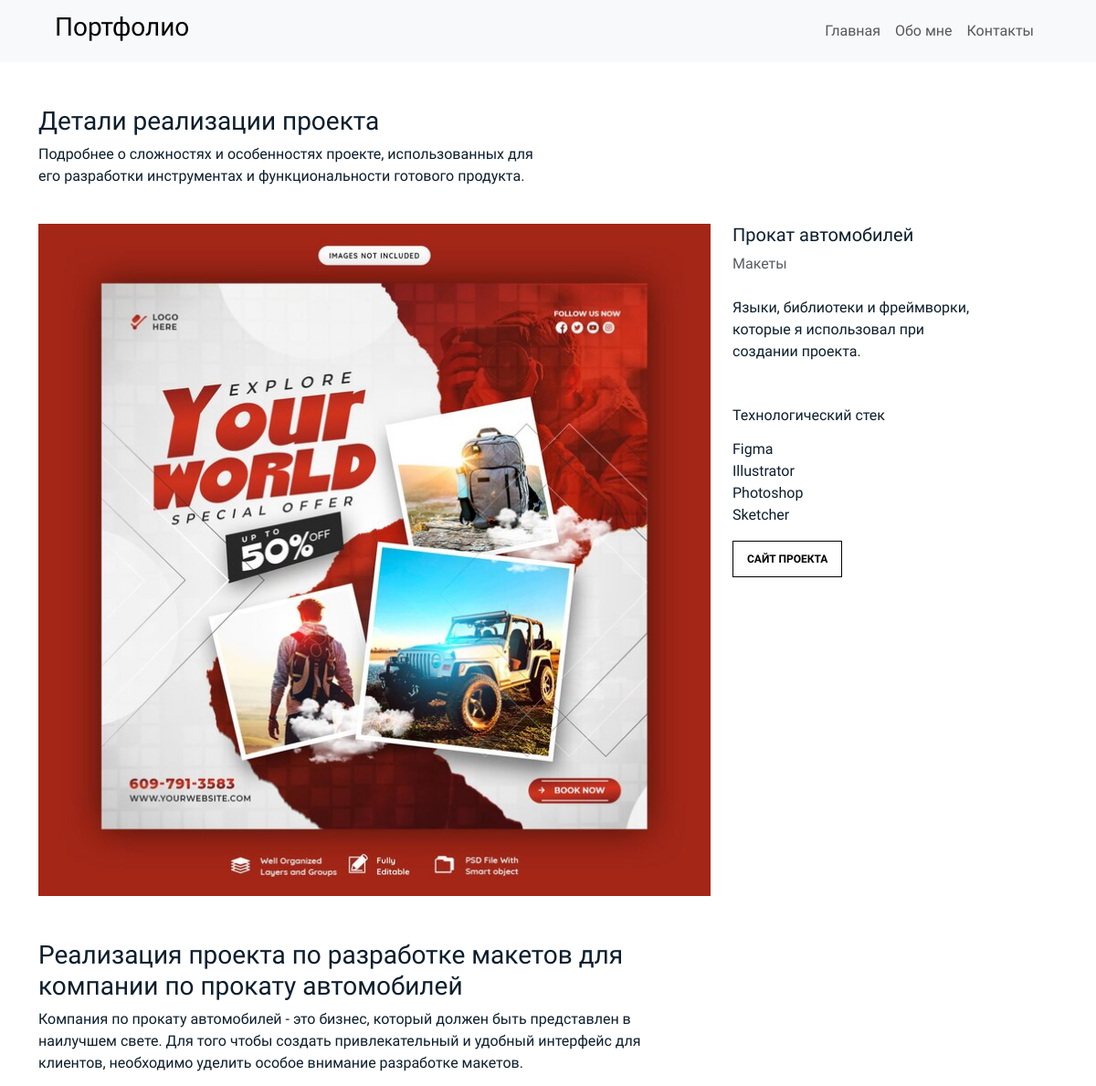
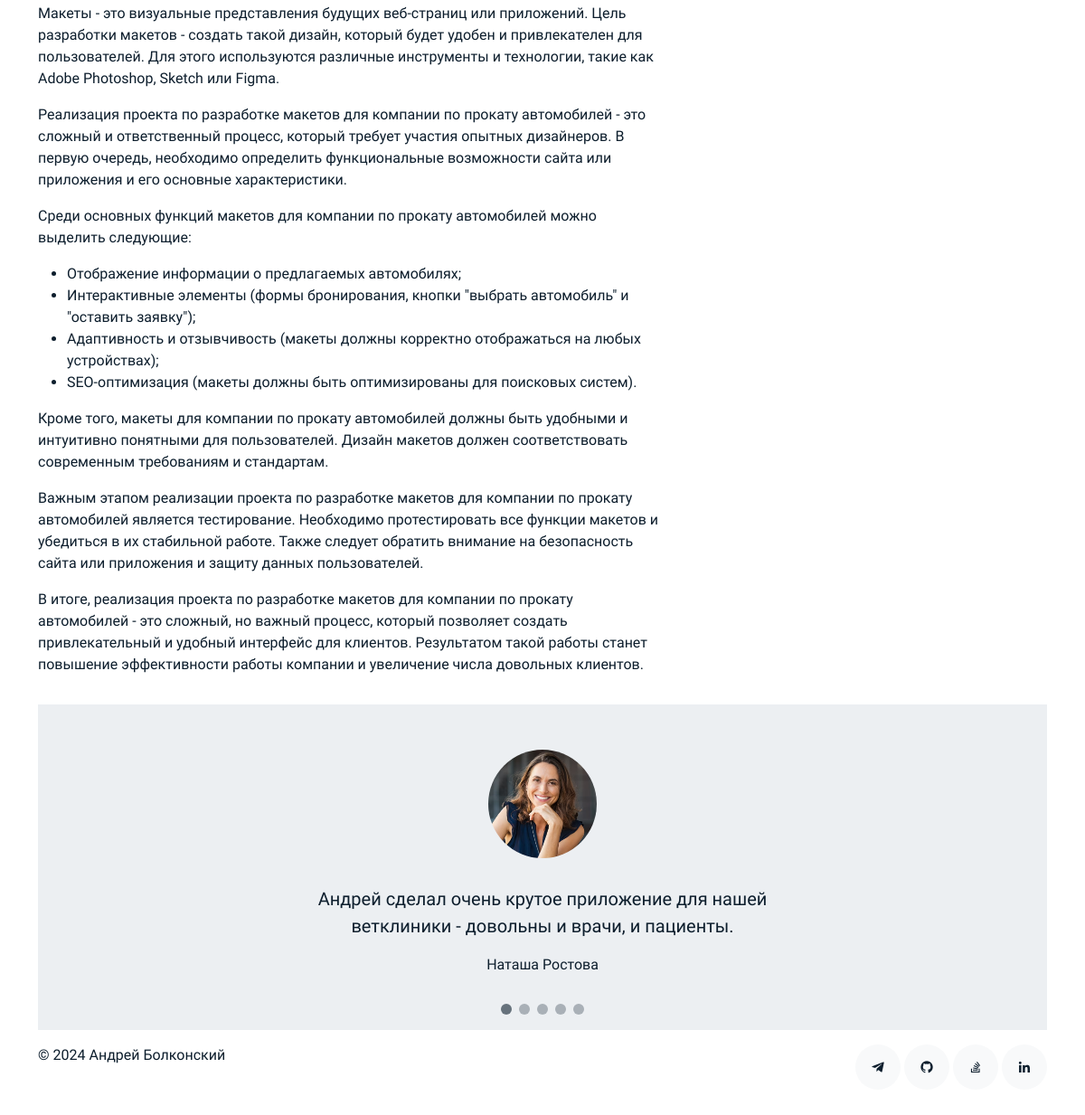
The app's page /work/car-rental/ with its own data (2 pictures, top to bottom).
### portfolio/models.py (models this page shows, shortened)
class Work(models.Model):
    title = models.CharField(max_length=150)
    slug = models.SlugField(max_length=150, unique=True)
    category = models.ForeignKey(Category, on_delete=models.CASCADE, related_name='works')
    image = models.ImageField(upload_to='works')
    description = models.TextField()
    stack = models.TextField()
    link = models.URLField(max_length=200)
    class Meta:
        ordering = ['-id']
        verbose_name = 'Работа'
        verbose_name_plural = 'Работы'

class Category(models.Model):
    engname = models.CharField(max_length=25)
    rusname = models.CharField(max_length=25)
    class Meta:
        ordering = ['id']
        verbose_name = 'Категория'
        verbose_name_plural = 'Категории'
    def __str__(self):
        return self.rusname

class Testimony(models.Model):
    name = models.CharField(max_length=15)
    lastname = models.CharField(max_length=15)
    image = models.ImageField(upload_to='clients')
    text = models.TextField()
    class Meta:
        ordering = ['-id']
        verbose_name = 'Заказчик'
        verbose_name_plural = 'Заказчики'

### portfolio/views.py (the view)
# urls.py: path('work/<slug:slug>/', work_detail, name='work_detail'),
def work_detail(request, slug):
    work = get_object_or_404(Work, slug=slug)
    testimonies = Testimony.objects.all()
    context = {
        'work': work,
        'testimonies': testimonies,
    }
    return render(request, 'work_detail.html', context)

### portfolio/templates/work_detail.html (shortened to what this page needs)
{% extends 'base.html' %}
{% block content %}
<section class="section">
   <div class="container">
      <div class="row mb-4 align-items-center">
         <div class="col-md-6" data-aos="fade-up">
            <h3>Детали реализации проекта</h3>
            <p>Подробнее о сложностях и особенностях проекте, использованных для его разработки инструментах и функциональности готового продукта.</p>
         </div>
      </div>
   </div>
   <div class="site-section pb-0">
   <div class="container">
      <div class="row align-items-stretch">
         <div class="col-md-8" data-aos="fade-up">
            <img src="{{ work.image.url }}" alt="Image" class="img-fluid">
            <div class="pe-5">
               <p>{{ work.description|safe }}</p>
            </div>
         </div>
         <div class="col-md-3 ml-auto" data-aos="fade-up" data-aos-delay="100">
            <div class="sticky-content">
               <h3 class="h3">{{ work.title }}</h3>
               <p class="mb-4"><span class="text-muted">{{ work.category }}</span></p>
               <div class="mb-5">
                  <p>Языки, библиотеки и фреймворки, которые я использовал при создании проекта.</p>
               </div>
               <h4 class="h4 mb-3">Технологический стек</h4>
               {{ work.stack|safe }}
               <p><a href="{{ work.link }}" class="readmore">Сайт проекта</a></p>
            </div>
         </div>
      </div>
   </div>
</section>
<section class="section pt-0">
   <div class="container">
      <div class="testimonials-slider swiper" data-aos="fade-up" data-aos-delay="100">
         <div class="swiper-wrapper">
            {% for testimony in testimonies %}
            <div class="swiper-slide">
               <div class="testimonial-wrap">
                  <div class="testimonial">
                     <img src="{{ testimony.image.url }}" alt="Image" class="img-fluid">
                     <blockquote>
                        <p>{{ testimony.text }}</p>
                     </blockquote>
                     <p>{{ testimony.name }} {{testimony.lastname }}</p>
                  </div>
               </div>
            </div>
            {% endfor %}
         </div>
         <div class="swiper-pagination"></div>
      </div>
   </div>
</section>
{% endblock %}

### static/assets/css/style.css (style rules this page uses)
body { font-family: 'Montserrat Alternates', sans-serif; font-weight: 400; color: #0d1e2d; }
a { color: #777; text-decoration: none; }
.section { padding-top: 3rem; padding-bottom: 1rem; }
.testimonial-wrap { padding: 50px 50px 80px 50px; background: #eceff2; }
.testimonial-wrap .testimonial { text-align: center; max-width: 500px; margin: 0 auto; }
.testimonial-wrap .testimonial img { border-radius: 50%; width: 120px; margin: 0 auto 30px auto; }
.testimonial-wrap .testimonial blockquote p { font-size: 20px; }
.h3 { font-size: 20px; }
.h4 { font-size: 16px; }
.readmore { display: inline-block; border: 1px solid #000; padding: 10px 15px; font-size: 12px; text-transform: uppercase; color: #000; transition: 0.2s all ease; font-weight: 700; }
.testimonials-slider .swiper-pagination { margin-top: -60px; position: relative; }
.sticky-content { position: sticky; position: -webkit-sticky; top: 0; }

### records on screen
Work: image (picture), description "Реализация проекта по разработке макетов для компании по прокату автомобилей Компания по прокату автомобилей - это бизнес, который должен быть представлен в наилучшем свете. Для того чтобы создать привлекательный и удобный интерфейс для клиентов, необходимо уделить особое внимание разработке макетов. Макеты - это визуальные представления будущих веб-страниц или приложений. Цель разработки макетов - создать такой дизайн, который будет удобен и привлекателен для пользователей. Для этого используются различные инструменты и технологии, такие как Adobe Photoshop, Sketch или Figma. Реализация проекта по разработке макетов для компании по прокату автомобилей - это сложный и ответственный процесс,…", title "Прокат автомобилей", category "Макеты", stack "Figma Illustrator Photoshop Sketcher"
Testimony: image (picture), text "Андрей сделал очень крутое приложение для нашей ветклиники - довольны и врачи, и пациенты.", name "Наташа", lastname "Ростова"
